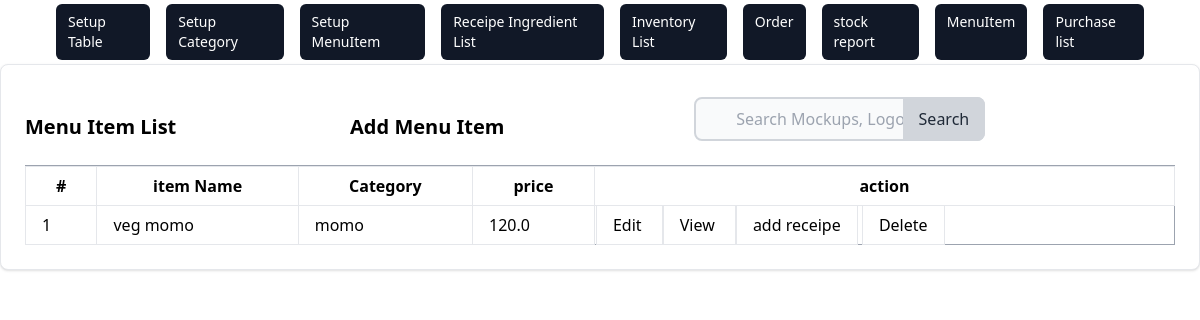
Before: /menu/list/ with the older database file.
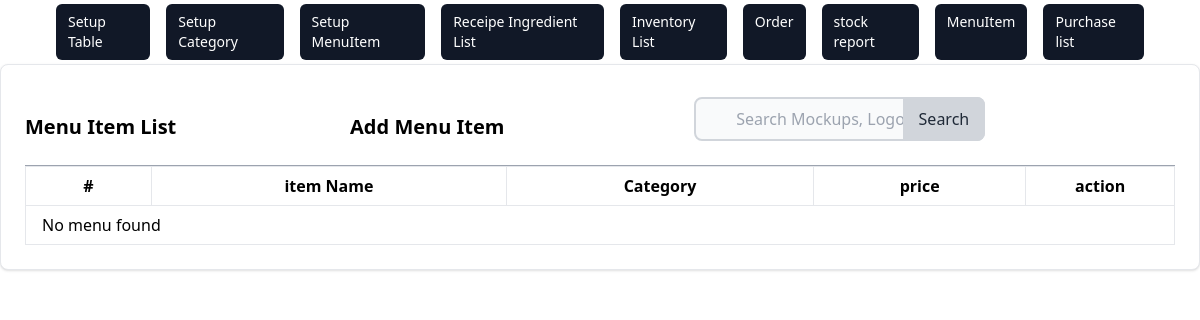
After: the same page with the newer database file.
### menu/models.py (models this page shows, shortened)
class MenuItem(models.Model):
    name = models.CharField(max_length=200, null=True, unique=True)
    price = models.FloatField(null=True)
    category = models.ForeignKey(Category, on_delete=models.CASCADE, null=True)
    receipe = models.ManyToManyField(
        Receipe)

class Category(models.Model):
    name = models.CharField(max_length=100)
    description = models.TextField()
    def __str__(self):
        return self.name

### menu/views.py (the view)
# urls.py: path('list/', views.MenuListView.as_view(), name='menu_list'),
class MenuListView(ListView):
    model = MenuItem
    template_name = 'menu/menu_item_list.html'
    success_url = reverse_lazy('menu:menu_list')
    queryset = MenuItem.objects.all()
    def get_context_data(self, **kwargs):
        context = super().get_context_data(**kwargs)
        context['menus'] = self.queryset
        return context

### menu/templates/menu/menu_item_list.html (shortened to what this page needs)
{% extends '../inventory/base.html' %} {% block content %}
<div class="card max-w-80%  p-6 bg-white border border-gray-200 rounded-lg shadow dark:bg-gray-800 dark:border-gray-400">
  <div class="row">
    <div class="flex items-center justify-between">
        <h5 class="text-xl font-semibold">Menu Item List</h5>
        <a href="{% url 'menu:menu_create' %}" class="text-xl font-semibold text-grey-200 hover:underline hover:text-blue-00 ml-auto">
         <h5>  Add Menu Item</h5>
        </a>
      <form method="get" action="{% url 'menu:menu_search'%}" class="max-w-md mx-auto px-4 py-2 justify-end">
        <div class="relative">
            <input
            type="search"
            id="default-search"
            name='q'
            class="block w-full pl-10 pr-4 py-2 rounded-lg border-2 border-gray-300 bg-gray-50 focus:ring-blue-500 focus:border-blue-500"
            placeholder="Search Mockups, Logos..."
            required
          />
          <button
            type="submit"
            class="absolute inset-y-0 right-0 px-4 py-2 bg-gray-300 text-gray-800 rounded-r-lg hover:bg-gray-400 focus:outline-none focus:bg-gray-400"
          >
            Search
          </button>
        </div>
      </form>
    </div>
      <div class="card-body">
        <table class="table-auto w-full border-collapse border border-gray-400 table-bordered">
          <th class="px-1 py-0">
            <tr>
              <th class="px-4 py-2 border px-4 py-2" >#</th>
              <th class="px-4 py-2  border ">item Name</th>
              <th class="px-4 py-2  border ">Category</th>
              <th  class="px-4 py-2  border ">price</th>
              <th col="3" class="px-0 py-0  border ">action</th>
            </tr>
          </th>
          <tbody>
            {% if object_list %} {% for menus in object_list %}
            <tr>
              <td class="border px-4 py-2">{{ menus.id}}</td>
              <td class="border px-4 py-2">{{ menus.name }}</td>
              <td class="border px-4 py-2">{{ menus.category }}</td>
              <td class="border px-4 py-2">{{ menus.price }}</td>
              <td>
                <a  class="border px-4 py-2"  href="{% url 'menu:menu_update'  menus.id  %}"> Edit </a>
                <a class="border px-4 py-2"  href="{% url 'menu:menu_detail'  menus.id %}"> View </a>
                <a class="border px-4 py-2"  href="{% url 'menu:receipe_create'  menus.id %}"> add receipe</a>
                <a  class="border px-4 py-2" href="{% url 'menu:menu_delete'  menus.id%}" > Delete </a>
              </td>
            </tr>
          {% endfor %}
          {% else %}
            <tr><td colspan="8" class="border px-4 py-2">No menu found</td></tr>
          {% endif %}
          </tbody>
        </table>
      </div>
    </div>
  </div>
  </div>
{% endblock %}

Changed rows visible on the page:
removed MenuItem: id "1", name "veg momo", category "momo", price "120.0"
Other visible differences:
text now shown: "No menu found"
